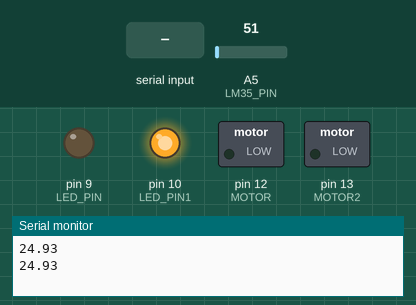
A sketch run on a simulated Arduino Uno, built with avr-gcc and run on an emulated ATmega328P. Shown: switched loads named in the sketch (green lamp = pin HIGH), output pins drawn as LEDs (lit = HIGH), the last lines printed to the serial monitor. The inputs (shaded band) are chosen by the test bench; at power-on: A5 (LM35_PIN) = 51.

Above: at 1.2 s.
1.3 s: A5 (LM35_PIN) set to 100
3.2 s: A5 (LM35_PIN) set to 122
At 5.2 s:
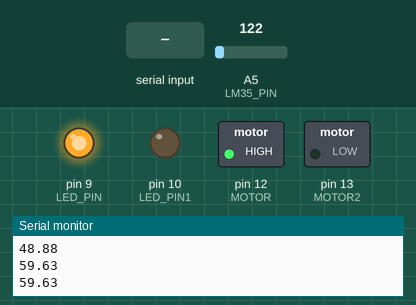
5.5 s: "a" received over Serial
At 7.0 s:
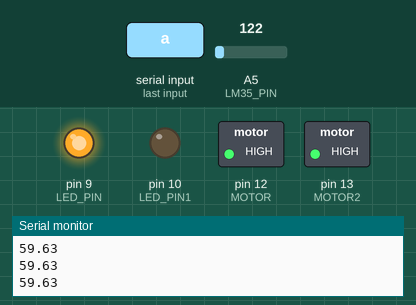
7.5 s: A5 (LM35_PIN) set to 86
At 8.5 s:
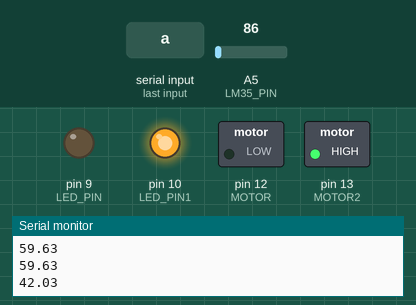
9.5 s: A5 (LM35_PIN) set to 112
At 11.2 s:
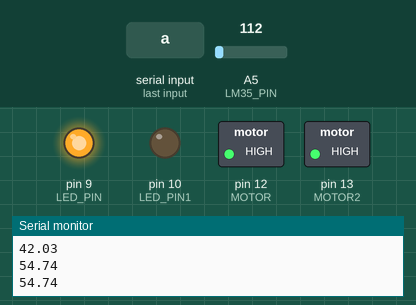
11.5 s: A5 (LM35_PIN) set to 71
At 12.9 s:
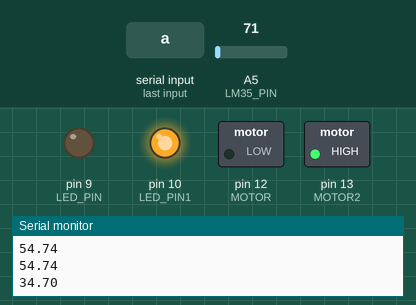
Timing chart, 0 to 14.5 s (numbered marks = the images above; inputs shaded):
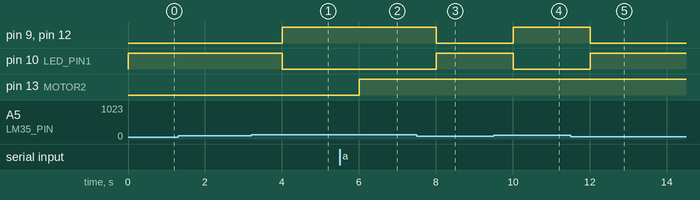

The sketch:

TemperaturaMotor.ino
```cpp
#define LM35_PIN A5
#define MOTOR 12
#define MOTOR2 13
#define LED_PIN 9
#define LED_PIN1 10
double lectura;
double temp;
char letra;

void setup() {
  Serial.begin(9600); // Inicialización de la comunicación serial para mostrar los resultados
  pinMode(LM35_PIN,INPUT);
  pinMode(LED_PIN, OUTPUT);
  pinMode(LED_PIN1, OUTPUT);
  pinMode(MOTOR,OUTPUT);
  pinMode(MOTOR2,OUTPUT);
  digitalWrite(MOTOR,LOW);
  digitalWrite(MOTOR2,LOW);
}

void loop() {
  lectura=analogRead(LM35_PIN);
  temp=(lectura*5*100)/1023;
  Serial.println(temp);

  if (Serial.available()>0){
    letra = Serial.read();
  }

  if (temp < 54) {
    digitalWrite(LED_PIN, LOW); // Apagar LED1
    digitalWrite(LED_PIN1, HIGH); // Encender LED2
    digitalWrite(MOTOR, LOW);
  } else {
    digitalWrite(LED_PIN, HIGH); // Encender LED1
    digitalWrite(LED_PIN1, LOW); // Apagar LED2
    digitalWrite(MOTOR, HIGH);
  }

  if(letra=='a'){
    digitalWrite(MOTOR2,HIGH);
  }
  if(letra=='b'){
    digitalWrite(MOTOR2,LOW);
  }

  delay(1000);
}
```

Measured:
- the behaviour switches between 110 and 111 on A5 (LM35_PIN) (found by bisection; images 0 and 1)
- after the input at 3.2 s, pin 9 (LED_PIN), pin 12 (MOTOR): LOW → HIGH after 0.80 s; pin 10 (LED_PIN1): HIGH → LOW after 0.80 s
- after the input at 5.5 s, pin 13 (MOTOR2): LOW → HIGH after 0.50 s
- after the input at 7.5 s, pin 9 (LED_PIN), pin 12 (MOTOR): HIGH → LOW after 0.51 s; pin 10 (LED_PIN1): LOW → HIGH after 0.51 s
- after the input at 9.5 s, pin 9 (LED_PIN), pin 12 (MOTOR): LOW → HIGH after 0.51 s; pin 10 (LED_PIN1): HIGH → LOW after 0.51 s
- after the input at 11.5 s, pin 9 (LED_PIN), pin 12 (MOTOR): HIGH → LOW after 0.51 s; pin 10 (LED_PIN1): LOW → HIGH after 0.51 s
